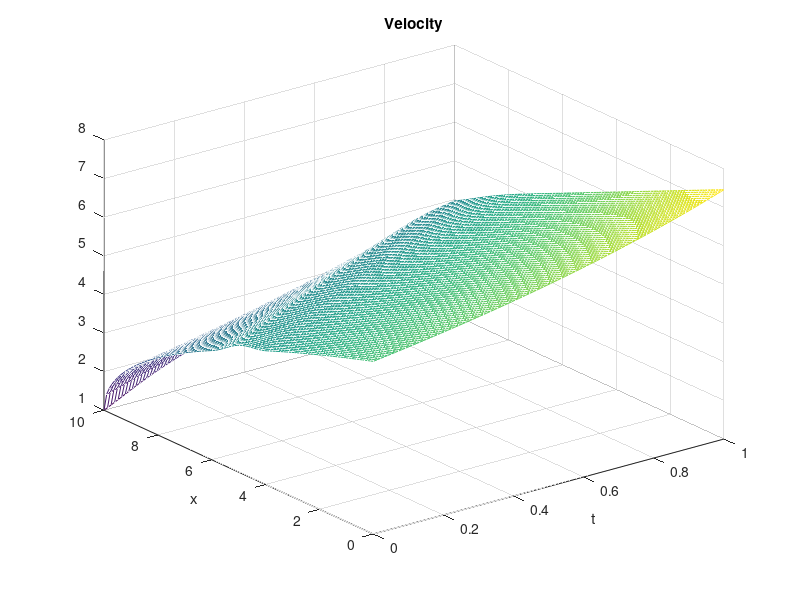
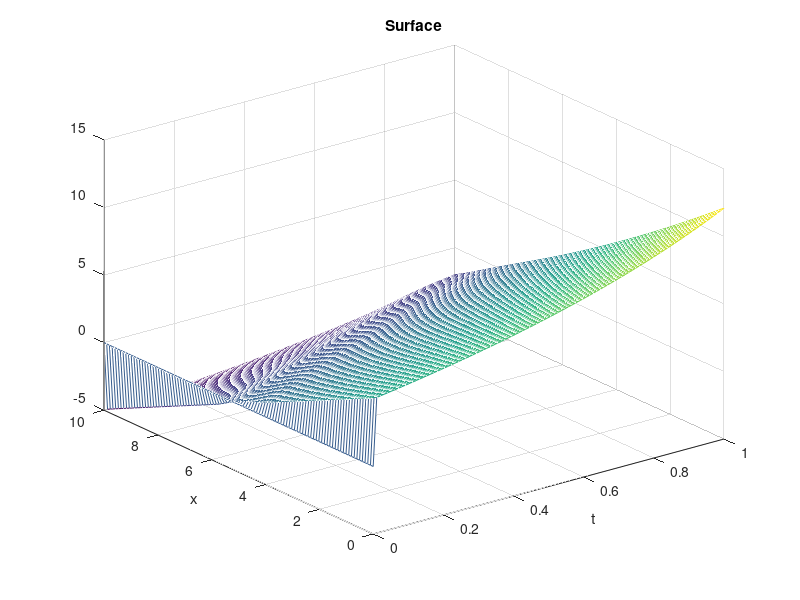
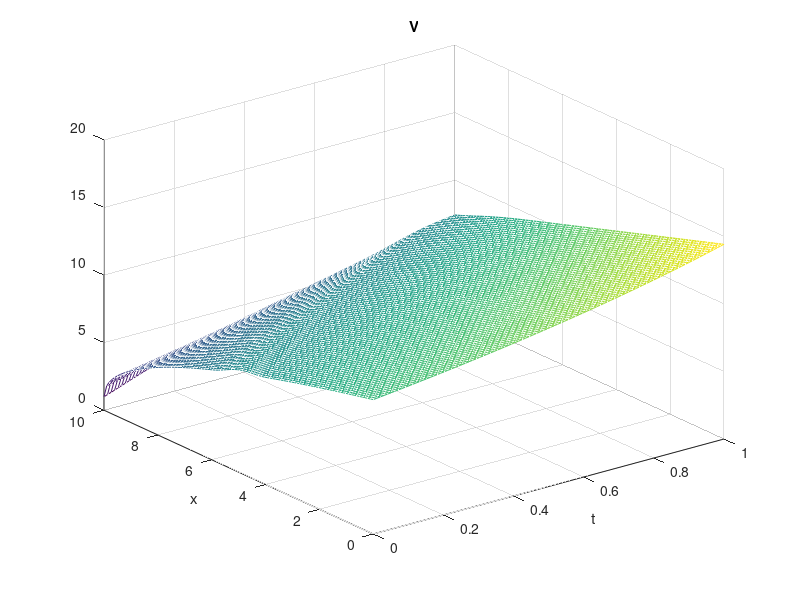
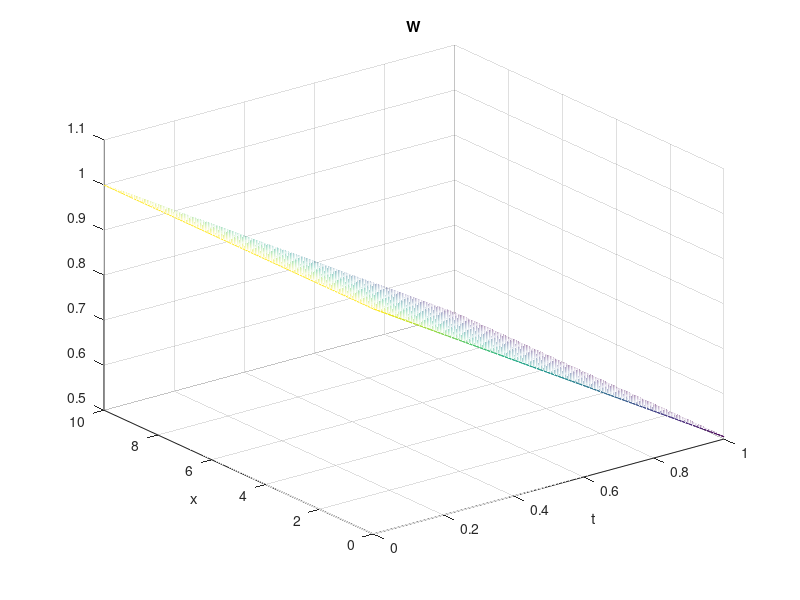

These charts were generated, in order, by the following MATLAB code:
% Solver based on characteristic curves
% Solves the system Vt + l1*Vx = 0
%                   Wt + l2*Wx = 0
close all
clear all
clc

% choice of initial conditions
% 1 - sinus 
% 2 - cylinder
% 3 - Gauss
% 4 - nice
InitialValues = 5;


T_max = 1;
a = -0.5;
X_max = 10;
N_space = 100;
N_time = 100;
delt = T_max/N_time;
t = linspace(0,T_max,N_time);
u = zeros(N_space,N_time);
eta = zeros(N_space,N_time);
wave = zeros(N_space,N_time);

xq = linspace(0,X_max,N_space);
x_V = linspace(0,X_max,N_space);


c1 = @(x,t) u(x,t) + sqrt(eta(x,t));
c2 = @(x,t) u(x,t) - sqrt(eta(x,t));
% u0 = @(x) 0.5;
u0 = @(x) x;
switch InitialValues
    case 1
        eta0 = @(x) 0.1*sin(x)+1;
        u(:,1) = u0(xq);
        eta(:,1)=1;
        eta(N_space/2-10:N_space/2+10,1,1) = eta0(linspace(0,pi,21));
    case 2
        eta0 = @(x) 1.1;
        u(N_space/2-10:N_space/2+10,1) = u0(linspace(0,pi,21));
        eta(:,1)=1;
        eta(N_space/2-10:N_space/2+10,1,1) = eta0(linspace(0,pi,21));
    case 3
        eta0 = @(x) 0.1*exp(-(x-50).^2/(2*10^2));
        eta(:,1) = eta0(xq);
    case 4
        eta0 = @(x) -0.1*cos(x)+1.1;
        u(:,1) = u0(xq);
        eta(:,1)=1;
        eta(N_space/2-10:N_space/2+10,1) = eta0(linspace(0,2*pi,21));
    case 5
        eta0 = @(x) a*(x-X_max);
        eta(:,1)= eta0(xq);
        eta(N_space/2-10:N_space/2+10,1) = eta(N_space/2-10:N_space/2+10,1)-0.1*cos((linspace(0,2*pi,21)))'+0.1;
        u(:,1) = 1+2*sqrt(eta(:,1));
end

V_mat = zeros(N_space,N_time);
W_mat = zeros(N_space,N_time);

V = u(:,1) + 2*sqrt(eta(:,1));
W = u(:,1) - 2*sqrt(eta(:,1));
W0 = @(x) u0(x)-2*sqrt(eta0(x));
% eta(:,1)=eta(:,1)-1/X_max*xq'

V_mat(:,1) = V;
W_mat(:,1) = W;

for i = 2:N_time

    %lambda1 = a*t(i)+(3*V_mat(:,1)+W_mat(:,1))/4;
    
    lambda1 = u(1:N_space,i-1) + sqrt(eta(1:N_space,i-1));
  
    x_V = x_V + lambda1'*delt;
    
    [x_V, x_Vindices] = sort(x_V);
    V_sorted = V(x_Vindices) + a*delt;
    
    W = W + a*delt;
    
    V = interp1(x_V,V_sorted,xq,'linear','extrap')';
    x_V = xq;
    x_W = xq;

    u(:,i) = (V+W)/2;
    eta(:,i) = (V-W).^2/16;
    
    V_mat(:,i) = V;
    W_mat(:,i) = W;
    
    wave(:,i) = eta(:,i)+a*xq';
  
end

figure(1)
mesh(t,xq,u)
title('Velocity')
xlabel('t')
ylabel('x')


figure(2)
% mesh(t,xq,eta - a*xq'/X_max*ones(1,N_time))
mesh(t,xq,wave)

title('Surface')
xlabel('t')
ylabel('x')

figure
mesh(t,xq,V_mat)
title('V')
xlabel('t')
ylabel('x')


figure
mesh(t,xq,W_mat)
title('W')
xlabel('t')
ylabel('x')